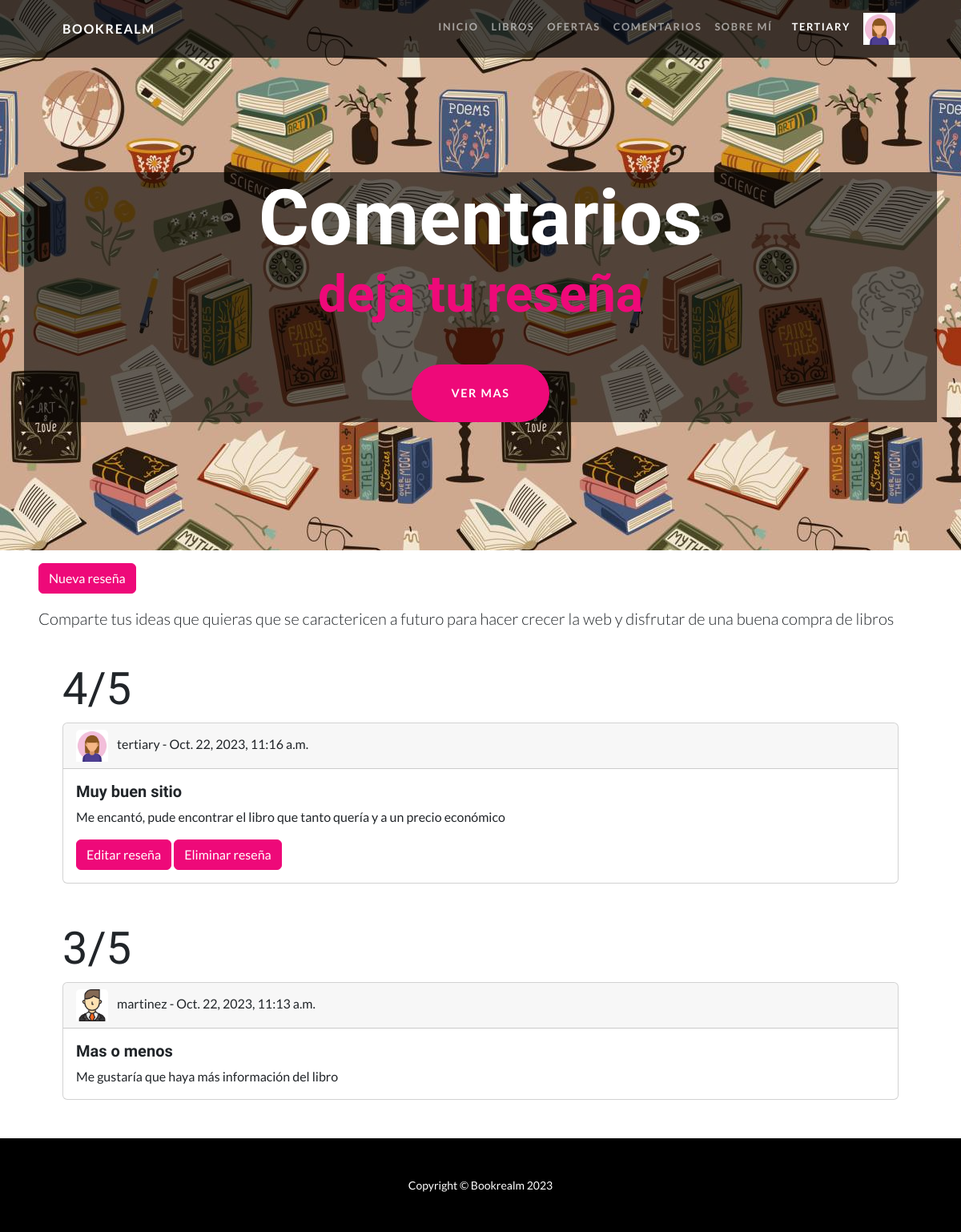
The app's page /comentarios/ (signed in) with its own data.
### UsuariosApp/models.py (models this page shows)
class Avatar(models.Model):
    user = models.OneToOneField(User, on_delete=models.CASCADE, null=True, blank=True) # designar usuario
    avatar = models.ImageField(upload_to='avatares', null=True, blank=True) # designar imagen
    def __str__(self):
        return f"{settings.MEDIA_URL}{self.avatar}"

### ComentariosApp/models.py (models this page shows, shortened)
class Comentario(models.Model):
    usuario = models.ForeignKey(User, on_delete=models.CASCADE) # persona que agrega el comentario
    encabezado = models.CharField(max_length=200) # titulo principal
    titulo = models.CharField(max_length=200) # titulo secundario
    comentario = models.CharField(max_length=500) # cuerpo mensaje
    fecha = models.DateTimeField(default=timezone.now) # fecha subida del comentario

### ComentariosApp/views.py (the view)
# urls.py: path('', views.pag_comentarios, name="PagComent"), # página principal
def pag_comentarios(request): # función Página Comentarios
    comentarios = Comentario.objects.all() # almacen de todos los comentarios
    avatares = Avatar.objects.all() # almacen de todos los comentarios
    mensaje = "" # mensaje a mostrar en caso de no haber ningun registro
    pasaje = {} # diccionario a pasar al archivo html
    if len(comentarios) > 0: # comprobar que hayan registros
        pasaje = {
            "comentarios":comentarios[::-1], # mostrar comentarios nuevos al principio
            "mensaje":mensaje, # mensaje vacío (hay registros)
            "avatares":avatares
        }
        return render(request, "Comentarios/comentarios.html", pasaje) # redirección
    else:
        mensaje = "No se encuentran registros por el momento..." # mensaje error (no hay registros)
        return render(request, "Comentarios/comentarios.html", {"mensaje":mensaje}) # redirección

### BookrealmApp/context_processors.py (called while the page is built)
def custom_user(request):
    context = auth(request)
    user = context['user']
    if user.is_authenticated:
        avatar = Avatar.objects.filter(user=request.user.id)
        cant = len(avatar)
        if cant > 0:
            context['user_avatar'] = avatar[cant-1]
        else:
            context['user_avatar'] = ""
    return context

### ComentariosApp/templates/Comentarios/comentarios.html (shortened to what this page needs)
{% extends "Bookrealm/padre.html" %}
{% load static %}
{% block titulo %}
<h1 class="masthead-heading mb-0">Comentarios</h1>
<h2 class="masthead-subheading mb-0" style="color:#ee0979;">deja tu reseña</h2>
<a class="btn btn-primary btn-xl rounded-pill mt-5" href="#scroll">Ver mas</a>
{% endblock titulo %}
{% block cambia %}
<section id="scroll">
  {% if request.user.is_superuser or request.user.is_staff %}
  {% else %}
    <a href="{% url 'AgregarComentario' %}" class="btn btn-primary mt-3 ms-5">Nueva reseña</a>
  {% endif %}
  <label for="" class="lead mt-3 ms-5">Comparte tus ideas que quieras que se caractericen a futuro para hacer crecer la web y disfrutar de una buena compra de libros</label>
  <div class="container px-5 mb-4 mt-4">
    {% for c in comentarios %}
      <h2 class="display-4">{{c.encabezado}}</h2>
      <div class="card mb-5">
          <div class="card-header">
            {% if avatares %}
              {% for a in avatares %}
                {% if a.user == c.usuario %}
                  <img src="{{ a.avatar.url }}" class="card-img-top me-2" alt="" style="height: 2.5em; width:2.5em;">
                {% endif %}
              {% endfor %}
            {% else %}
              <img src="" class="card-img-top me-2" alt="">
            {% endif %}
            {{c.usuario}} - {{c.fecha}}
          </div>
          <div class="card-body">
            <h5 class="card-title">{{c.titulo}}</h5>
            <p class="card-text">{{c.comentario}}</p>
            {% if c.usuario == request.user %}
              <a href="{% url 'EditarComent' c.id %}" class="btn btn-primary">Editar reseña</a>
              <a href="{% url 'EliminarComent' c.id %}" class="btn btn-primary">Eliminar reseña</a>
            {% endif %}
          </div>
      </div>
    {% endfor %}
  </div>
</section>
{% endblock cambia %}

### BookrealmApp/templates/Bookrealm/padre.html (shortened to what this page needs)
<!DOCTYPE html>
{% load static %}
<html lang="en">
<head>
    <link href="{% static 'Bookrealm/css/styles.css' %}" rel="stylesheet" />
</head>
<body id="page-top">
    <nav class="navbar navbar-expand-lg navbar-dark navbar-custom fixed-top">
        <div class="container px-5">
            <a class="navbar-brand" href="#page-top">
                Bookrealm
            </a>
            <div class="collapse navbar-collapse" id="navbarResponsive">
                <ul class="navbar-nav ms-auto">
                    <li class="nav-item">
                        <a class="nav-link" href="{% url 'PagInicio' %}"> Inicio </a>
                    </li>
                    <li class="nav-item">
                        <a class="nav-link" href="{% url 'PagLibros' %}"> Libros </a>
                    </li>
                    <li class="nav-item">
                        <a class="nav-link" href="{% url 'PagOfertas' %}"> Ofertas </a>
                    </li>
                    <li class="nav-item">
                        <a class="nav-link" href="{% url 'PagComent' %}"> Comentarios </a>
                    </li>
                    <li class="nav-item">
                        <a class="nav-link" href="{% url 'PagAbout' %}"> Sobre m&iacute; </a>
                    </li>
                    <li class="nav-item px-1 ps-2">
                        {% if request.user.is_authenticated and request.user.is_superuser or request.user.is_staff %}
                            <a class="nav-link active" href="{% url 'PagUsuario' %}"> <u> {{user.username}} </u> </a>
                        {% else %}
                            <a class="nav-link active" href="{% url 'PagUsuario' %}"> {{user.username}} </a>
                        {% endif %}
                    </li>
                    {% if request.user.is_authenticated %}
                        {% if user_avatar %}
                            <li class="nav-item px-1">
                                <img src="{{user_avatar}}" alt="..." style="height:40px; width: 40px;"/>
                            </li>
                        {% endif %}
                    {% endif %}
                </ul>
            </div>
        </div>
    </nav>
    <header class="masthead text-center text-white bg-header ">
        <div class="masthead-content ">
            <div class="container px-5 bg-title">
                {% block titulo %}
                {% endblock titulo %}
            </div>
        </div>
    </header>
    {% block cambia %}
    {% endblock cambia %}
    <footer class="py-5 bg-black">
        <div class="container px-5">
            <p class="m-0 text-center text-white small">
                Copyright &copy; Bookrealm 2023
            </p>
        </div>
    </footer>
</body>
</html>

### records on screen
Avatar: avatar (picture)
Comentario: encabezado "4/5", usuario "tertiary", fecha "Oct. 22, 2023, 11:16 a.m.", titulo "Muy buen sitio", comentario "Me encantó, pude encontrar el libro que tanto quería y a un precio económico", shows "Editar reseña"
Comentario: encabezado "3/5", usuario "martinez", fecha "Oct. 22, 2023, 11:13 a.m.", titulo "Mas o menos", comentario "Me gustaría que haya más información del libro"
Avatar: avatar (picture)

### other values on screen
{{ user.username }} "TERTIARY"
